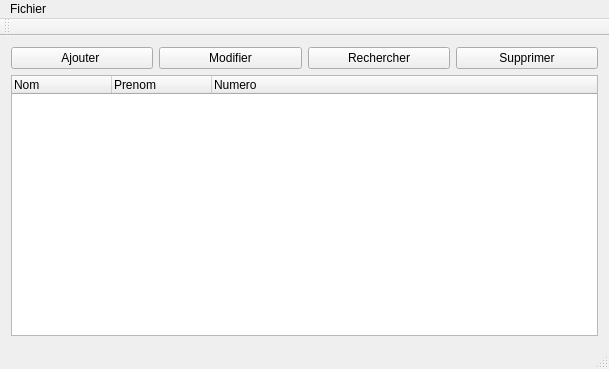
<?xml version="1.0" encoding="UTF-8"?>
<ui version="4.0">
 <class>MainWindow</class>
 <widget class="QMainWindow" name="MainWindow">
  <property name="geometry">
   <rect>
    <x>0</x>
    <y>0</y>
    <width>609</width>
    <height>369</height>
   </rect>
  </property>
  <property name="windowTitle">
   <string>MainWindow</string>
  </property>
  <widget class="QWidget" name="centralWidget">
   <layout class="QGridLayout" name="gridLayout">
    <item row="0" column="0">
     <layout class="QHBoxLayout" name="horizontalLayout">
      <item>
       <widget class="QPushButton" name="pushButton_3">
        <property name="text">
         <string>Ajouter </string>
        </property>
       </widget>
      </item>
      <item>
       <widget class="QPushButton" name="pushButton_4">
        <property name="text">
         <string>Modifier</string>
        </property>
       </widget>
      </item>
      <item>
       <widget class="QPushButton" name="pushButton">
        <property name="text">
         <string>Rechercher</string>
        </property>
       </widget>
      </item>
      <item>
       <widget class="QPushButton" name="pushButton_2">
        <property name="text">
         <string>Supprimer</string>
        </property>
       </widget>
      </item>
     </layout>
    </item>
    <item row="1" column="0">
     <layout class="QHBoxLayout" name="horizontalLayout_2">
      <item>
       <widget class="QTreeWidget" name="treeWidget">
        <column>
         <property name="text">
          <string>Nom</string>
         </property>
        </column>
        <column>
         <property name="text">
          <string>Prenom</string>
         </property>
        </column>
        <column>
         <property name="text">
          <string>Numero</string>
         </property>
        </column>
       </widget>
      </item>
     </layout>
    </item>
   </layout>
  </widget>
  <widget class="QMenuBar" name="menuBar">
   <property name="geometry">
    <rect>
     <x>0</x>
     <y>0</y>
     <width>609</width>
     <height>25</height>
    </rect>
   </property>
   <widget class="QMenu" name="menuFichier">
    <property name="title">
     <string>Fichier</string>
    </property>
    <addaction name="actionSupprimer_repertoir"/>
    <addaction name="actionSauvegarder_en_CSV"/>
    <addaction name="actionQuitter"/>
   </widget>
   <addaction name="menuFichier"/>
  </widget>
  <widget class="QToolBar" name="mainToolBar">
   <attribute name="toolBarArea">
    <enum>TopToolBarArea</enum>
   </attribute>
   <attribute name="toolBarBreak">
    <bool>false</bool>
   </attribute>
  </widget>
  <widget class="QStatusBar" name="statusBar"/>
  <action name="actionNouveau_repertoir">
   <property name="text">
    <string>Nouveau Repertoire</string>
   </property>
  </action>
  <action name="actionSupprimer_repertoir">
   <property name="text">
    <string>Ouvrir Repertoire</string>
   </property>
  </action>
  <action name="actionQuitter">
   <property name="text">
    <string>Quitter</string>
   </property>
  </action>
  <action name="actionSauvegarder_en_CSV">
   <property name="text">
    <string>Sauvegarder en CSV</string>
   </property>
  </action>
 </widget>
 <layoutdefault spacing="6" margin="11"/>
 <resources/>
 <connections/>
</ui>
